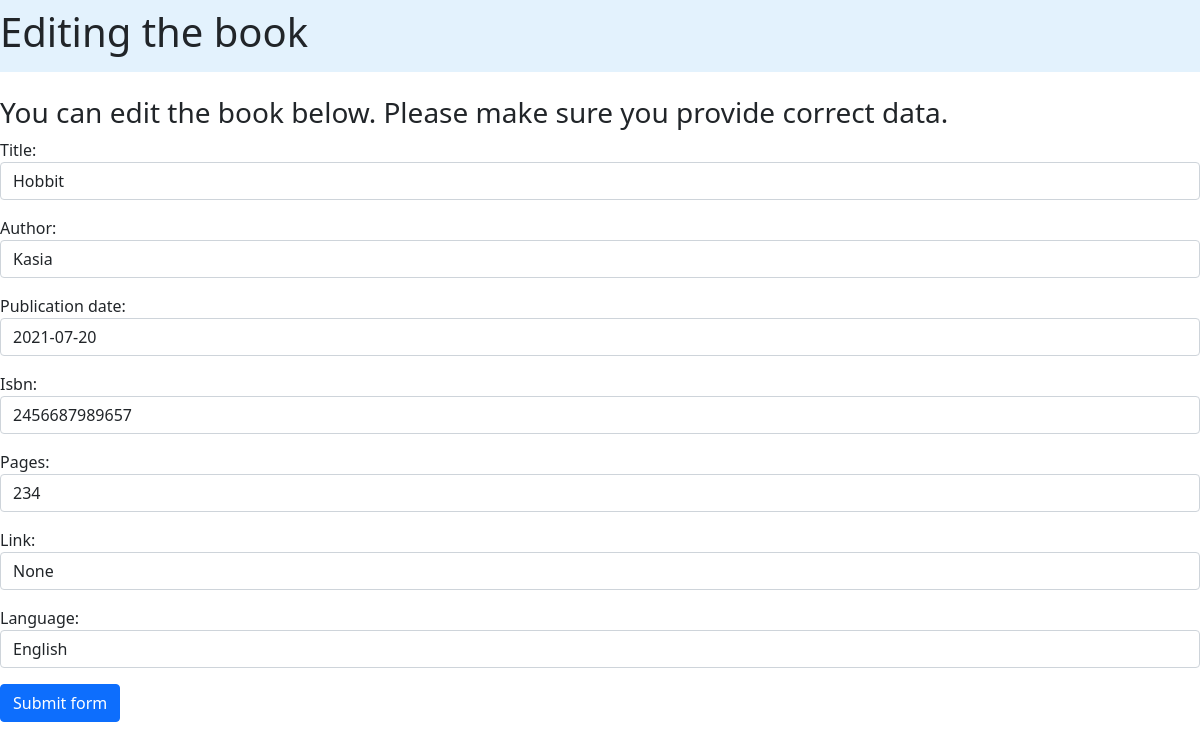
Page /edit_book/28/ on the committed database.
### books_app/models.py (models this page shows)
class Book(models.Model):
    title = models.TextField(max_length=400)
    author = models.TextField(max_length=400)
    publication_date = models.DateField()
    isbn = models.TextField(max_length=20)
    pages = models.IntegerField(null=True)
    link = models.TextField(max_length=400, null=True)
    language = models.TextField(max_length=100, null=True)

### books_app/views.py (the view, shortened to what this page needs)
# urls.py: path('edit_book/<int:id>/', edit_book, name="edit_book"),
def edit_book(request, id):
    selected_book = get_object_or_404(Book, id=id)
    initial_arguments = {
            "title": selected_book.title,
            "author": selected_book.author,
            "publication_date": selected_book.publication_date,
            "isbn": selected_book.isbn,
            "pages": selected_book.pages,
            "link": selected_book.link,
            "language": selected_book.language
        }
    form = RawBookForm(initial=initial_arguments)
    context = {
        "form": form,
        "selected_book": selected_book
    }
    return render(request, "books_app/edit_book.html", context)

### books_app/templates/books_app/edit_book.html (shortened to what this page needs)
<!DOCTYPE html>
<html lang="en">
<head>
    <link href="https://cdn.jsdelivr.net/npm/bootstrap@5.0.2/dist/css/bootstrap.min.css"
 rel="stylesheet">
</head>
<body>
<nav class="navbar navbar-light" style="background-color: #e3f2fd;">
    <h1>Editing the book</h1>
</nav>
<br/>
<h3>You can edit the book below. Please make sure you provide correct data.</h3>
<form action="." method="POST">
    {{ form.as_p }}
    <button class="btn btn-primary" type="submit">Submit form</button>
</form>
</body>
</html>

### rows in the picture
Book: title "Hobbit", author "Kasia", publication_date "2021-07-20", isbn "2456687989657", pages "234", link "None", language "English"
